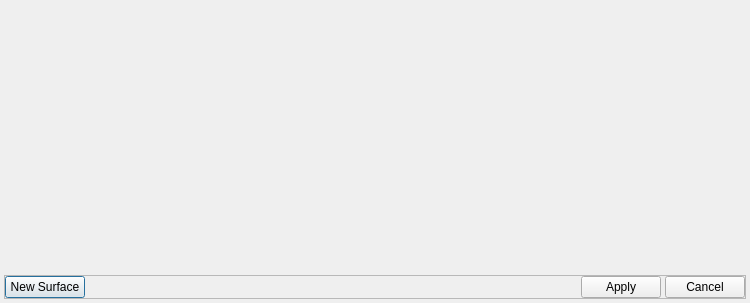
<?xml version="1.0" encoding="UTF-8"?>
<ui version="4.0">
 <class>FileDialog</class>
 <widget class="QDialog" name="FileDialog">
  <property name="windowModality">
   <enum>Qt::ApplicationModal</enum>
  </property>
  <property name="geometry">
   <rect>
    <x>0</x>
    <y>0</y>
    <width>750</width>
    <height>303</height>
   </rect>
  </property>
  <property name="windowTitle">
   <string>Map3D Files</string>
  </property>
  <property name="modal">
   <bool>true</bool>
  </property>
  <layout class="QVBoxLayout" name="verticalLayout">
   <property name="spacing">
    <number>4</number>
   </property>
   <property name="margin">
    <number>4</number>
   </property>
   <item>
    <widget class="QScrollArea" name="scrollArea">
     <property name="frameShape">
      <enum>QFrame::NoFrame</enum>
     </property>
     <property name="frameShadow">
      <enum>QFrame::Plain</enum>
     </property>
     <property name="lineWidth">
      <number>0</number>
     </property>
     <property name="horizontalScrollBarPolicy">
      <enum>Qt::ScrollBarAlwaysOff</enum>
     </property>
     <property name="widgetResizable">
      <bool>true</bool>
     </property>
     <widget class="QWidget" name="surfaceScrollArea">
      <property name="geometry">
       <rect>
        <x>0</x>
        <y>0</y>
        <width>742</width>
        <height>257</height>
       </rect>
      </property>
      <layout class="QVBoxLayout" name="surfaceScrollAreaLayout">
       <property name="spacing">
        <number>2</number>
       </property>
       <property name="margin">
        <number>0</number>
       </property>
       <item>
        <spacer name="verticalSpacer">
         <property name="orientation">
          <enum>Qt::Vertical</enum>
         </property>
         <property name="sizeHint" stdset="0">
          <size>
           <width>20</width>
           <height>40</height>
          </size>
         </property>
        </spacer>
       </item>
      </layout>
     </widget>
    </widget>
   </item>
   <item>
    <widget class="QFrame" name="frame">
     <property name="frameShape">
      <enum>QFrame::StyledPanel</enum>
     </property>
     <property name="frameShadow">
      <enum>QFrame::Raised</enum>
     </property>
     <layout class="QHBoxLayout" name="horizontalLayout">
      <property name="spacing">
       <number>4</number>
      </property>
      <property name="margin">
       <number>0</number>
      </property>
      <item>
       <widget class="QPushButton" name="newSurfaceButton">
        <property name="text">
         <string>New Surface</string>
        </property>
       </widget>
      </item>
      <item>
       <spacer name="horizontalSpacer">
        <property name="orientation">
         <enum>Qt::Horizontal</enum>
        </property>
        <property name="sizeHint" stdset="0">
         <size>
          <width>40</width>
          <height>20</height>
         </size>
        </property>
       </spacer>
      </item>
      <item>
       <widget class="QPushButton" name="applyButton">
        <property name="text">
         <string>Apply</string>
        </property>
       </widget>
      </item>
      <item>
       <widget class="QPushButton" name="cancelButton">
        <property name="text">
         <string>Cancel</string>
        </property>
       </widget>
      </item>
     </layout>
    </widget>
   </item>
  </layout>
 </widget>
 <resources/>
 <connections/>
</ui>
